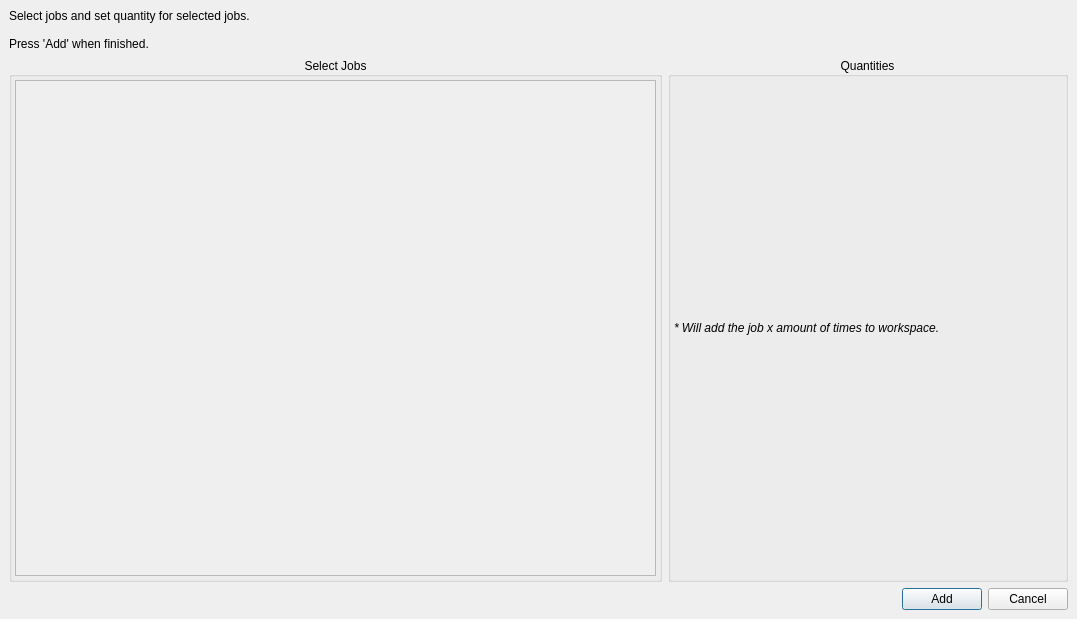
<?xml version="1.0" encoding="UTF-8"?>
<ui version="4.0">
 <class>Form</class>
 <widget class="QDialog" name="Form">
  <property name="geometry">
   <rect>
    <x>0</x>
    <y>0</y>
    <width>1077</width>
    <height>619</height>
   </rect>
  </property>
  <property name="windowTitle">
   <string>Form</string>
  </property>
  <layout class="QHBoxLayout" name="horizontalLayout">
   <property name="spacing">
    <number>0</number>
   </property>
   <property name="leftMargin">
    <number>0</number>
   </property>
   <property name="topMargin">
    <number>0</number>
   </property>
   <property name="rightMargin">
    <number>0</number>
   </property>
   <property name="bottomMargin">
    <number>0</number>
   </property>
   <item>
    <widget class="QWidget" name="widget" native="true">
     <property name="contextMenuPolicy">
      <enum>Qt::ContextMenuPolicy::ActionsContextMenu</enum>
     </property>
     <property name="autoFillBackground">
      <bool>false</bool>
     </property>
     <property name="styleSheet">
      <string notr="true"/>
     </property>
     <layout class="QVBoxLayout" name="verticalLayout_3" stretch="0">
      <property name="leftMargin">
       <number>0</number>
      </property>
      <property name="topMargin">
       <number>0</number>
      </property>
      <property name="rightMargin">
       <number>0</number>
      </property>
      <property name="bottomMargin">
       <number>0</number>
      </property>
      <item>
       <layout class="QVBoxLayout" name="verticalLayout" stretch="0,1,0">
        <property name="leftMargin">
         <number>9</number>
        </property>
        <property name="topMargin">
         <number>9</number>
        </property>
        <property name="rightMargin">
         <number>9</number>
        </property>
        <property name="bottomMargin">
         <number>9</number>
        </property>
        <item>
         <layout class="QHBoxLayout" name="horizontalLayout_4" stretch="0">
          <item>
           <widget class="QLabel" name="lblMessage">
            <property name="sizePolicy">
             <sizepolicy hsizetype="Preferred" vsizetype="Minimum">
              <horstretch>0</horstretch>
              <verstretch>0</verstretch>
             </sizepolicy>
            </property>
            <property name="text">
             <string>Select jobs and set quantity for selected jobs.

Press 'Add' when finished.</string>
            </property>
            <property name="alignment">
             <set>Qt::AlignmentFlag::AlignLeading|Qt::AlignmentFlag::AlignLeft|Qt::AlignmentFlag::AlignTop</set>
            </property>
            <property name="wordWrap">
             <bool>true</bool>
            </property>
           </widget>
          </item>
         </layout>
        </item>
        <item>
         <layout class="QHBoxLayout" name="horizontalLayout_2" stretch="1,0">
          <item>
           <widget class="QGroupBox" name="groupBox">
            <property name="minimumSize">
             <size>
              <width>0</width>
              <height>0</height>
             </size>
            </property>
            <property name="maximumSize">
             <size>
              <width>16777215</width>
              <height>16777215</height>
             </size>
            </property>
            <property name="title">
             <string>Select Jobs</string>
            </property>
            <property name="alignment">
             <set>Qt::AlignmentFlag::AlignCenter</set>
            </property>
            <property name="flat">
             <bool>false</bool>
            </property>
            <property name="checkable">
             <bool>false</bool>
            </property>
            <layout class="QVBoxLayout" name="verticalLayout_6">
             <property name="spacing">
              <number>3</number>
             </property>
             <property name="leftMargin">
              <number>3</number>
             </property>
             <property name="topMargin">
              <number>3</number>
             </property>
             <property name="rightMargin">
              <number>3</number>
             </property>
             <property name="bottomMargin">
              <number>3</number>
             </property>
             <item>
              <widget class="QScrollArea" name="scrollArea_2">
               <property name="widgetResizable">
                <bool>true</bool>
               </property>
               <widget class="QWidget" name="scrollAreaWidgetContents_2">
                <property name="geometry">
                 <rect>
                  <x>0</x>
                  <y>0</y>
                  <width>641</width>
                  <height>485</height>
                 </rect>
                </property>
                <layout class="QVBoxLayout" name="verticalLayout_5">
                 <property name="spacing">
                  <number>0</number>
                 </property>
                 <property name="leftMargin">
                  <number>0</number>
                 </property>
                 <property name="topMargin">
                  <number>0</number>
                 </property>
                 <property name="rightMargin">
                  <number>0</number>
                 </property>
                 <property name="bottomMargin">
                  <number>0</number>
                 </property>
                 <item>
                  <layout class="QVBoxLayout" name="jobs_layout"/>
                 </item>
                </layout>
               </widget>
              </widget>
             </item>
            </layout>
           </widget>
          </item>
          <item>
           <widget class="QGroupBox" name="groupBox_2">
            <property name="minimumSize">
             <size>
              <width>400</width>
              <height>0</height>
             </size>
            </property>
            <property name="maximumSize">
             <size>
              <width>16777215</width>
              <height>16777215</height>
             </size>
            </property>
            <property name="title">
             <string>Quantities</string>
            </property>
            <property name="alignment">
             <set>Qt::AlignmentFlag::AlignCenter</set>
            </property>
            <layout class="QVBoxLayout" name="verticalLayout_7" stretch="0,1">
             <property name="spacing">
              <number>3</number>
             </property>
             <property name="leftMargin">
              <number>3</number>
             </property>
             <property name="topMargin">
              <number>3</number>
             </property>
             <property name="rightMargin">
              <number>3</number>
             </property>
             <property name="bottomMargin">
              <number>3</number>
             </property>
             <item>
              <widget class="QLabel" name="label">
               <property name="font">
                <font>
                 <italic>true</italic>
                </font>
               </property>
               <property name="text">
                <string>* Will add the job x amount of times to workspace.</string>
               </property>
               <property name="wordWrap">
                <bool>true</bool>
               </property>
              </widget>
             </item>
             <item>
              <layout class="QVBoxLayout" name="verticalLayout_workorders">
               <property name="spacing">
                <number>6</number>
               </property>
              </layout>
             </item>
            </layout>
           </widget>
          </item>
         </layout>
        </item>
        <item>
         <layout class="QHBoxLayout" name="buttonsLayout">
          <item>
           <spacer name="horizontalSpacer">
            <property name="orientation">
             <enum>Qt::Orientation::Horizontal</enum>
            </property>
            <property name="sizeHint" stdset="0">
             <size>
              <width>40</width>
              <height>20</height>
             </size>
            </property>
           </spacer>
          </item>
          <item>
           <widget class="QPushButton" name="pushButton_add">
            <property name="maximumSize">
             <size>
              <width>16777215</width>
              <height>16777215</height>
             </size>
            </property>
            <property name="text">
             <string>Add</string>
            </property>
           </widget>
          </item>
          <item>
           <widget class="QPushButton" name="pushButton_cancel">
            <property name="maximumSize">
             <size>
              <width>16777215</width>
              <height>16777215</height>
             </size>
            </property>
            <property name="text">
             <string>Cancel</string>
            </property>
           </widget>
          </item>
         </layout>
        </item>
       </layout>
      </item>
     </layout>
    </widget>
   </item>
  </layout>
 </widget>
 <resources/>
 <connections/>
</ui>
